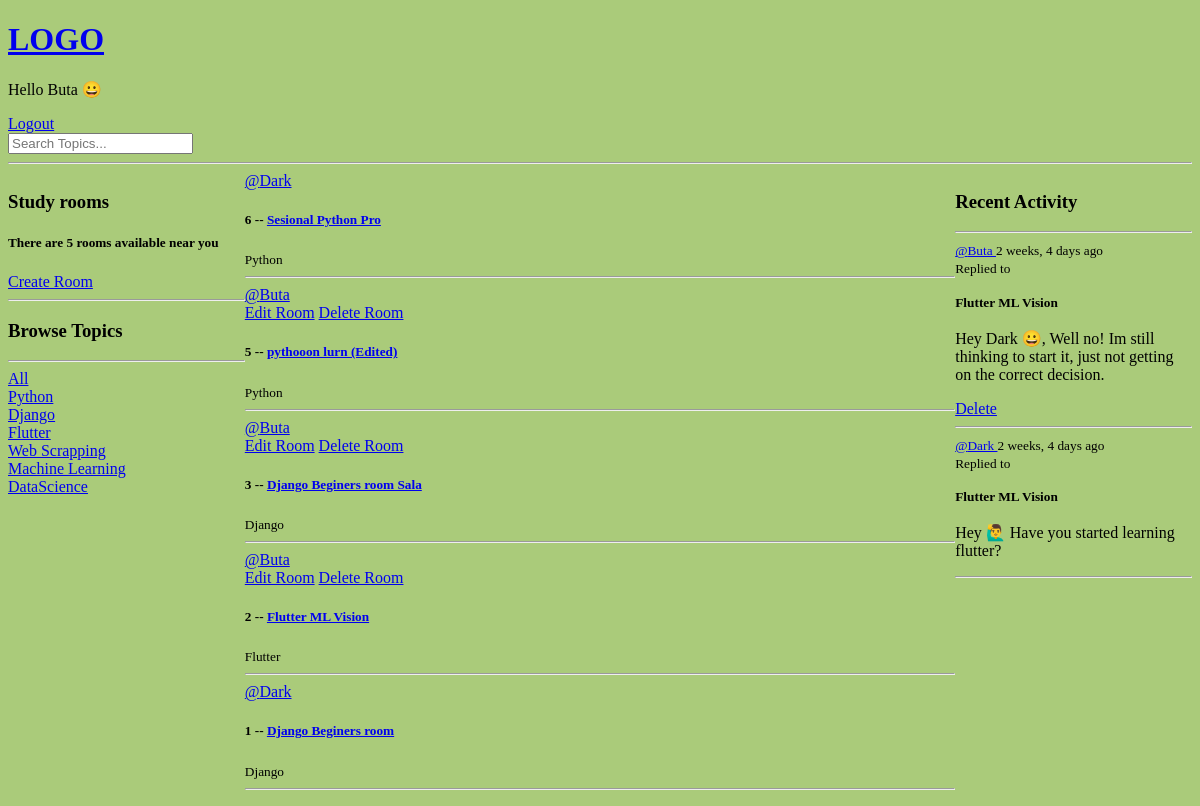
The page / (signed in) on the database as committed earlier.
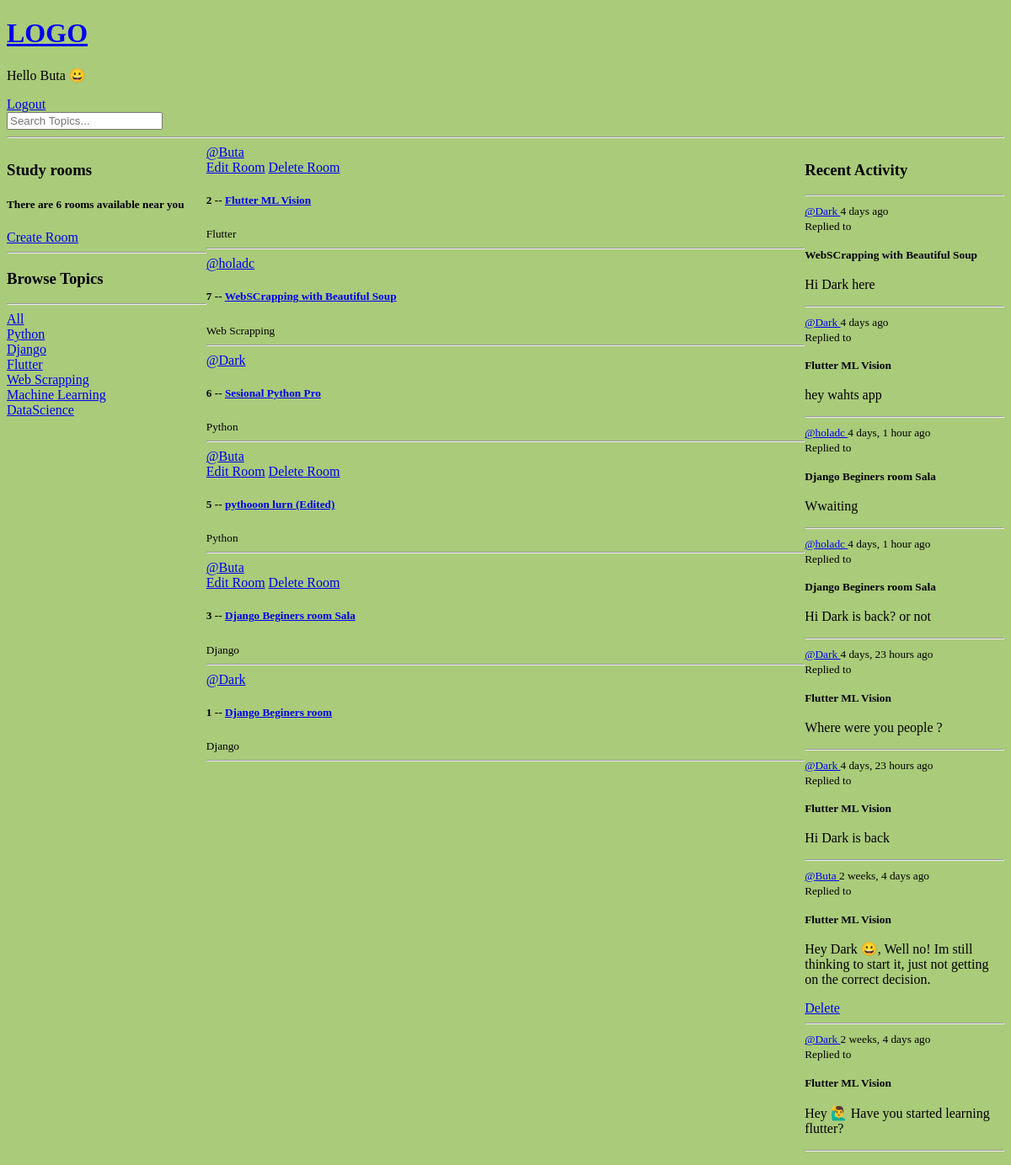
The same page on the database as committed later.
### base/models.py (models this page shows, shortened)
class Topic(models.Model):
    name = models.CharField(max_length=120)

class Room(models.Model):
    host = models.ForeignKey(User, on_delete=models.SET_NULL, null=True)
    topic = models.ForeignKey(Topic, on_delete=models.SET_NULL, null=True)
    name = models.CharField(max_length=120)
    description = models.TextField(null=True, blank=True)
    participants = models.ManyToManyField(
        User, related_name='participants', blank=True)
    update = models.DateTimeField(auto_now=True)
    created = models.DateTimeField(auto_now_add=True)
    def __str__(self):
        return self.name
    class Meta:
        ordering = ['-update', '-created']

class Message(models.Model):
    user = models.ForeignKey(User, on_delete=models.CASCADE)
    room = models.ForeignKey(Room, on_delete=models.CASCADE)
    body = models.TextField()
    update = models.DateTimeField(auto_now=True)
    created = models.DateTimeField(auto_now_add=True)
    def __str__(self):
        return self.body
    class Meta:
        ordering = ['-update', '-created']

### base/views.py (the view)
# urls.py: path('', views.home , name= 'home' ),
@login_required(login_url='login')
def home(request):
    q = request.GET.get('q') if request.GET.get('q') != None else ''
    rooms = Room.objects.filter(Q(topic__name__icontains=q) |
                                Q(name__icontains=q) |
                                Q(description__icontains=q)
                                )  # rooms from Database
    room_count = rooms.count()
    topics = Topic.objects.all()
    room_messages = Message.objects.filter(
        Q(room__topic__name__icontains = q)
    )
    context = {'rooms': rooms, 'topics': topics, 'room_count': room_count,
               'room_messages': room_messages }
    return render(request, 'base/home.html', context)

### base/templates/base/home.html (shortened to what this page needs)
{% extends 'main.html' %}
{% block content%}
<div class="home-container">
    <div>
        <h3>Study rooms</h3>
        <h5>There are {{ room_count}} rooms available near you</h5>
        <a href="create-room">
            Create Room
        </a>
        <hr>
        {% include 'base/topics_components.html' %}
    </div>
    <div>
        {% include 'base/room_components.html' %}
    </div>
    <div>
        {% include 'base/activity_components.html' %}
    </div>
</div>
{% endblock content%}

### base/templates/base/topics_components.html
<h3>Browse Topics</h3>
<hr>
<div>
    <a href="{% url 'home' %}">All</a>
</div>
{% for topic in topics %}
<div>
    <a href="{% url 'home' %}?q={{topic.name}}">{{topic.name}}</a>
</div>
{%endfor %}

### base/templates/base/room_components.html
<div>
    {% for room in rooms %}
    <div>
        <a href="{% url 'user-profile' room.host.id %}">@{{room.host.username}}</a>
        <br>
        {% if request.user == room.host %}
        <a href="{% url 'update-room' room.id %}">Edit Room</a>
        <a href="{% url 'delete-room' room.id %}"> Delete Room</a>
        {% endif %}
        <h5> {{room.id}} -- <a href="{% url 'room' room.id %}"> {{room.name}} </a> </h5>
        <small>{{room.topic.name}}</small>
        <hr>
    </div>
    {% endfor %}
</div>

### base/templates/base/activity_components.html
<h3>Recent Activity</h3>
<hr>
{% for message in room_messages %}
<div>
    <small> <a href="{% url 'user-profile' message.user.id %}"> @{{message.user}} </a>       {{message.created|timesince}} ago</small>
    <br>
    <small>Replied to <h4>{{message.room}}</h4></small>
    <p>{{message}}</p>
    {% if request.user == message.user%}
    <a href="{% url 'delete-message' message.id%}">Delete</a>
    {% endif %}
    <hr>
</div>
{% endfor %}

Rows that differ between the two databases and show on the page:
changed Room "Flutter ML Vision": moves up the list
added Room: host.username "holadc", id "7", name "WebSCrapping with Beautiful Soup", topic.name "Web Scrapping"
added Message: user "Dark", created "4 days", room "WebSCrapping with Beautiful Soup", body "Hi Dark here"
added Message: user "Dark", created "4 days", room "Flutter ML Vision", body "hey wahts app"
added Message: user "holadc", created "4 days, 1 hour", room "Django Beginers room Sala", body "Wwaiting"
added Message: user "holadc", created "4 days, 1 hour", room "Django Beginers room Sala", body "Hi Dark is back? or not"
added Message: user "Dark", created "4 days, 23 hours", room "Flutter ML Vision", body "Where were you people ?"
added Message: user "Dark", created "4 days, 23 hours", room "Flutter ML Vision", body "Hi Dark is back"
Other text that changed with them:
{{ room_count }}: "5" → "6"
